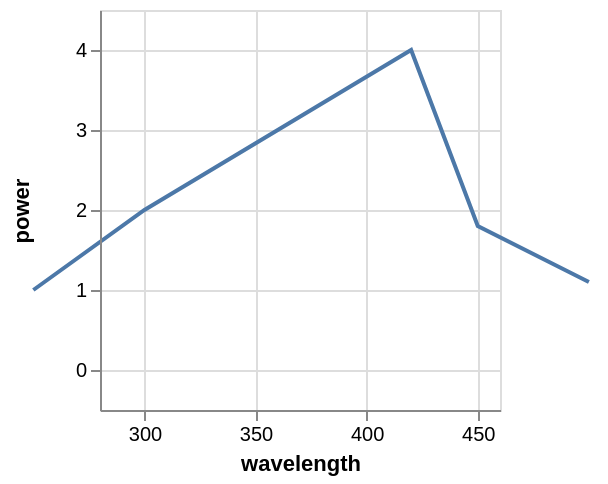

Vega-Lite specification for this chart:
### Vega specification from a JSON file in a GitHub repository (floating-point values rounded to 4 significant figures)
{"$schema": "https://vega.github.io/schema/vega/v4.json", "autosize": "pad", "padding": 5, "width": 200, "height": 200, "style": "cell", "data": [{"name": "source_0", "values": [{"wavelength": 250, "power": 1}, {"wavelength": 300, "power": 2}, {"wavelength": 420, "power": 4}, {"wavelength": 450, "power": 1.8}, {"wavelength": 500, "power": 1.1}]}], "marks": [{"name": "marks", "type": "line", "style": ["line"], "sort": {"field": "datum[\"wavelength\"]", "order": "descending"}, "from": {"data": "source_0"}, "encode": {"update": {"stroke": {"value": "#4c78a8"}, "tooltip": {"signal": "{\"wavelength\": format(datum[\"wavelength\"], \"\"), \"power\": format(datum[\"power\"], \"\")}"}, "x": {"scale": "x", "field": "wavelength"}, "y": {"scale": "y", "field": "power"}, "defined": {"signal": "datum[\"wavelength\"] !== null && !isNaN(datum[\"wavelength\"]) && datum[\"power\"] !== null && !isNaN(datum[\"power\"])"}}}}], "scales": [{"name": "x", "type": "linear", "domain": [300, 450], "range": [0, {"signal": "width"}], "nice": true, "zero": false, "padding": 5}, {"name": "y", "type": "linear", "domain": {"data": "source_0", "field": "power"}, "range": [{"signal": "height"}, 0], "nice": true, "zero": true, "padding": 5}], "axes": [{"scale": "x", "orient": "bottom", "grid": false, "title": "wavelength", "labelFlush": true, "labelOverlap": true, "tickCount": {"signal": "ceil(width/40)"}, "zindex": 1}, {"scale": "x", "orient": "bottom", "gridScale": "y", "grid": true, "tickCount": {"signal": "ceil(width/40)"}, "domain": false, "labels": false, "maxExtent": 0, "minExtent": 0, "ticks": false, "zindex": 0}, {"scale": "y", "orient": "left", "grid": false, "title": "power", "labelOverlap": true, "tickCount": {"signal": "ceil(height/40)"}, "zindex": 1}, {"scale": "y", "orient": "left", "gridScale": "x", "grid": true, "tickCount": {"signal": "ceil(height/40)"}, "domain": false, "labels": false, "maxExtent": 0, "minExtent": 0, "ticks": false, "zindex": 0}], "config": {"axisY": {"minExtent": 30}}}
